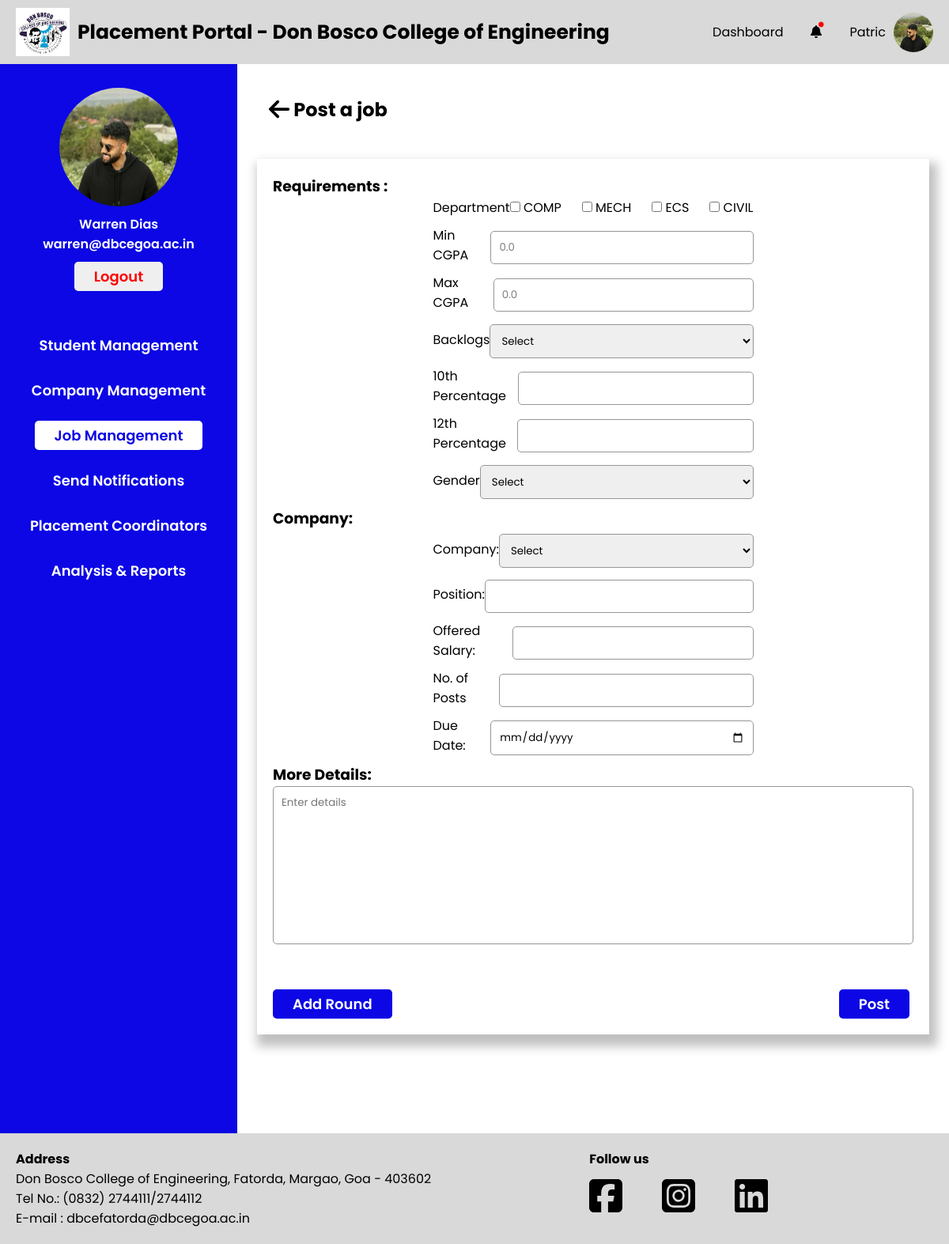
The app's page /PlacementCoordinator/job-post.php (signed in) with its own data.
### tables this page shows
CREATE TABLE `placementcoordinator` (
  `PC_Email` varchar(255) NOT NULL,
  `PC_Fname` varchar(255) NOT NULL,
  `PC_Mname` varchar(255) DEFAULT NULL,
  `PC_Lname` varchar(255) DEFAULT NULL,
  `PC_Password` varchar(255) NOT NULL,
  `PC_Contact_no` varchar(20) NOT NULL,
  `PC_Profile_pic` varchar(255) DEFAULT NULL,
  `PC_Dept_id` int(11) DEFAULT NULL,
  `PC_Status` enum('active','inactive') NOT NULL DEFAULT 'active'
);

CREATE TABLE `department` (
  `Dept_id` int(11) NOT NULL,
  `Dept_name` varchar(255) NOT NULL
);

### PlacementCoordinator/job-post.php (the view, shortened to what this page needs)
<?php
global $conn;
?>
<!DOCTYPE html>
<html lang="en">
<head>
    <?php include './head.php' ?>
    <link rel="stylesheet" href="./css/job-post.css">
</head>
<body>
    <div id="wrapper">
        <?php include './header.php' ?>
        <div class="container">
            <?php include './sidebar.php' ?>
            <div class="main-container">
                <div class="main-container-header">
                    <h2 class="main-container-heading"><a href="./job-management.php"><i class="fa-solid fa-arrow-left fa-lg" style="color: #000000;"></i></a>
                        Post a job</h2>
                </div>
                <div class="sections">
                    <form action="" method="post">
                        <h3>Requirements :</h3>
                        <div class="form-adjust">
                            <div class="departmentbox">
                                <label for="">Department</label>
                                <div class="Checkbox">
                                    <?php
                                    global $conn;
                                    $fetchDepartmentQuery = "SELECT Dept_name as dname FROM department;";
                                    $fetchDepartment = $conn->prepare($fetchDepartmentQuery);
                                    $fetchDepartment->execute();
                                    $result = $fetchDepartment->get_result();
                                    while ($row = $result->fetch_assoc()) {
                                        echo '<div>
                                            <input name="departments[]" value="' . htmlspecialchars($row["dname"]) . '" type="checkbox">
                                            <label for="">' . htmlspecialchars($row["dname"]) . '</label>
                                        </div>';
                                    }
                                    ?>
                                </div>
                            </div>
                            <div class="inputbox">
                                <label for="">Min CGPA</label>
                                <input type="number" name="min-cgpa" step="0.1" placeholder="0.0" min="0" max="10">
                            </div>
                            <div class="inputbox">
                                <label for="">Max CGPA</label>
                                <input type="number" name="max-cgpa" step="0.1" placeholder="0.0" min="0" max="10">
                            </div>
                            <div class="inputbox">
                                <label for="">Backlogs</label>
                                <select name="has_backlogs">
                                    <option value="" selected>Select</option>
                                </select>
                            </div>
                            <div class="inputbox">
                                <label for="">10th Percentage</label>
                                <input type="number" name="percentage_10">
                            </div>
                            <div class="inputbox">
                                <label for="">12th Percentage</label>
                                <input type="number" name="percentage_12">
                            </div>
                            <div class="inputbox">
                                <label for="">Gender</label>
                                <select name="gender">
                                    <option value="" selected>Select</option>
                                </select>
                            </div>
                        </div>
                        <h3>Company:</h3>
                        <div class="form-adjust">
                            <div class="inputbox">
                                <label for="">Company:</label>
                                <select name="company">
                                    <option value="" selected>Select</option>
                                </select>
                            </div>
                            <div class="inputbox">
                                <label for="">Position:</label>
                                <input type="text" name="position">
                            </div>
                            <div class="inputbox">
                                <label for="">Offered Salary:</label>
                                <input type="numeber" name="offered-salary">
                            </div>
                            <div class="inputbox">
                                <label for="">No. of Posts</label>
                                <input type="number" name="no-of-posts">
                            </div>
                            <div class="inputbox">
                                <label for="">Due Date:</label>
                                <input type="date" name="due-date">
                            </div>
                        </div>
                        <h3>More Details:</h3>
                        <textarea name="details" class="textarea-message" placeholder="Enter details" id=""></textarea>
                        <button type="button" id="add-round" class="add-round-button">Add Round</button>
                        <button type="submit" class="add-button" name="post-job">Post</button>
                    </form>
                </div>
            </div>
        </div>
        <?php include './footer.php' ?>
    </div>
</body>
</html>

### PlacementCoordinator/sidebar.php (shortened to what this page needs)
<?php
global $conn;
if (isset($_SESSION["user_type"]) && isset($_SESSION["user_email"])) {
    $useremail = $_SESSION["user_email"];
    $fetchStudentQuery = "SELECT PC_Email,PC_Fname,PC_Lname,PC_Profile_pic from placementcoordinator
WHERE PC_Email= ?;";
    $fetchStudent = $conn->prepare($fetchStudentQuery);
    $fetchStudent->bind_param("s", $useremail);
    $fetchStudent->execute();
    $result = $fetchStudent->get_result();
    if ($result->num_rows > 0) {
        $userInfo = $result->fetch_assoc();
        $userName = htmlspecialchars($userInfo['PC_Fname'] . ' ' . $userInfo['PC_Lname']);
        $userProfilePic = htmlspecialchars($userInfo['PC_Profile_pic']);
        $userEmail = htmlspecialchars($useremail);
        echo '<div class="side-bar-container">
    <div class="fixed-container">
        <div class="top-container">
            <img src="../Data/Placement_Coordinators/Profile_Images/'.$userProfilePic.'" alt="">
            <p>'.$userName.'</p>
            <p>'.$userEmail.'</p>
            <a href="../logout.php"><button id="logout">Logout</button></a>
        </div>
        <div class="bottom-container">
            <a href="./student-management.php"><button id="studentmanagement">Student Management</button></a>
            <a href="./company.php"><button id="companymanagement">Company Management</button></a>
            <a href="./job-management.php"><button id="jobmanagement">Job Management</button></a>
            <a href="./notifications.php"><button id="notifications">Send Notifications</button></a>
            <a href="./Placement-Coordinator.php"><button id="placementcoordinator">Placement Coordinators</button></a>
            <a href="./analysis-and-report.php"><button id="analysisreport">Analysis & Reports</button></a>
        </div>
    </div>
</div>';
} else {
    }
} else {
    echo "Session variables not set.";
}

### PlacementCoordinator/css/footer.css (style rules this page uses)
a { all: unset; }

### PlacementCoordinator/css/sidebar.css (style rules this page uses)
.side-bar-container { width: 25%; background-color: var(--primary-blue); padding-bottom: 50px; }
.fixed-container { position: -webkit-sticky; position: sticky; top: 30px; }
.top-container { margin-top: 30px; display: flex; flex-direction: column; align-items: center; }
.top-container img { width: 150px; height: 150px; border-radius: 50%; margin-bottom: 10px; }
.top-container p { color: var(--primary-white); font-weight: 600; }
#logout { margin-top: 10px; padding-block: 5px; padding-inline: 25px; border-radius: 5px; border: none; font-weight: 600; font-size: 18px; cursor: pointer; color: red; }
.bottom-container { margin-top: 50px; display: flex; flex-direction: column; align-items: center; gap: 20px; }
.bottom-container button { padding: 5px 25px; border-radius: 5px; border: none; font-weight: 600; font-size: 18px; cursor: pointer; color: var(--primary-white); background-color: var(--primary-blue); }

### PlacementCoordinator/css/root.css (style rules this page uses)
*,*::after,*::before { padding: 0; margin: 0; box-sizing: border-box; font-family: "Poppins", sans-serif; }
:root { --primary-blue : #0C07E4; --primary-grey : #d9d9d9; --primary-white : white; --primary-red : #FB1616; --secondary-grey : #969696; }

### PlacementCoordinator/css/job-post.css (style rules this page uses)
#wrapper { position: relative; }
.container { width: 100%; display:flex ; }
#jobmanagement { color: var(--primary-blue); background-color: var(--primary-white); }
.main-container { width: 75%; padding: 25px; margin-bottom: 50px; }
.main-container-heading > a { cursor: pointer; }
.main-container-header { display: flex; justify-content: space-between; align-items: center; padding: 15px; }
.sections { position: relative; margin-top: 30px; box-shadow: 5px 10px 12.3px 5px rgba(0, 0, 0, .25); padding: 20px; margin-bottom: 50px; }
.form-adjust { width: 50%; margin: 0 auto; }
.inputbox { display: flex; justify-content: space-between; align-items: center; margin-bottom: 10px; }
.departmentbox { display: flex; justify-content: space-between; align-items: center; margin-bottom: 10px; }
.Checkbox { width: 350px; display:flex; justify-content: space-between; }
.inputbox input, select { border: 1px solid var(--secondary-grey); width: 350px; padding: 10px; border-radius: 5px; margin-top: 5px; outline: none; }
.inputbox input::placeholder { color:grey; }
.textarea-message { border: 1px solid var(--secondary-grey); outline: none; resize: none; padding:10px ; width: 100%; height:200px; border-radius: 5px; margin-bottom: 50px; }
.sections .add-button { padding-block: 5px; padding-inline: 25px; border-radius: 5px; border: none; font-weight: 600; font-size: 18px; cursor: pointer; background-color: var(--primary-blue); color: var(--primary-white); position: absolute; right: 25px; bottom: 20px; }
.sections .add-round-button { padding-block: 5px; padding-inline: 25px; border-radius: 5px; border: none; font-weight: 600; font-size: 18px; cursor: pointer; background-color: var(--primary-blue); color: var(--primary-white); }

### records on screen
placementcoordinator: PC_Profile_pic (picture), userName "Warren Dias"
department: Dept_name "COMP"
department: Dept_name "MECH"
department: Dept_name "ECS"
department: Dept_name "CIVIL"

### other values on screen
$userEmail "warren@dbcegoa.ac.in"
